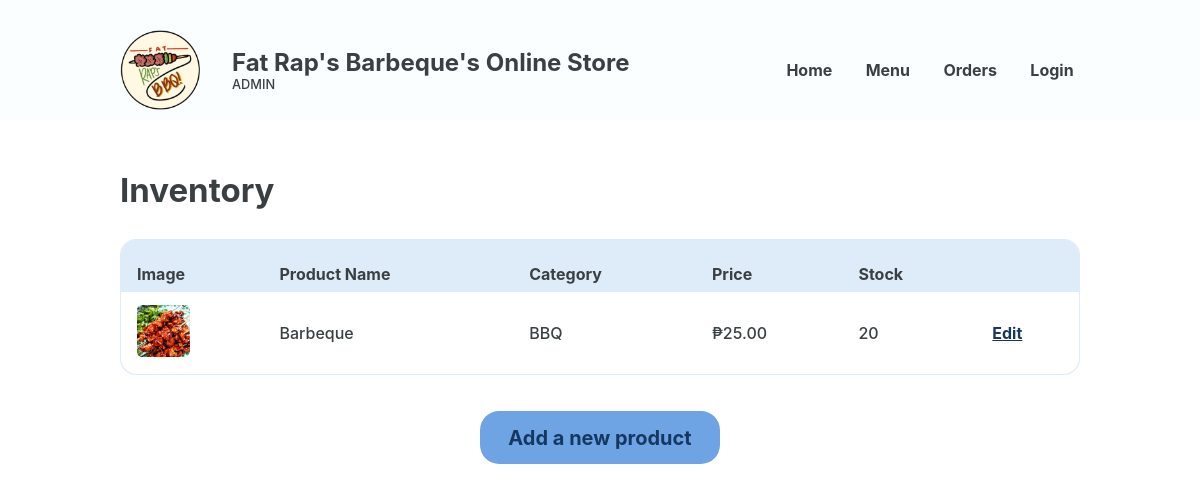
Page /Website/admin-inventory.php on the earlier database version.
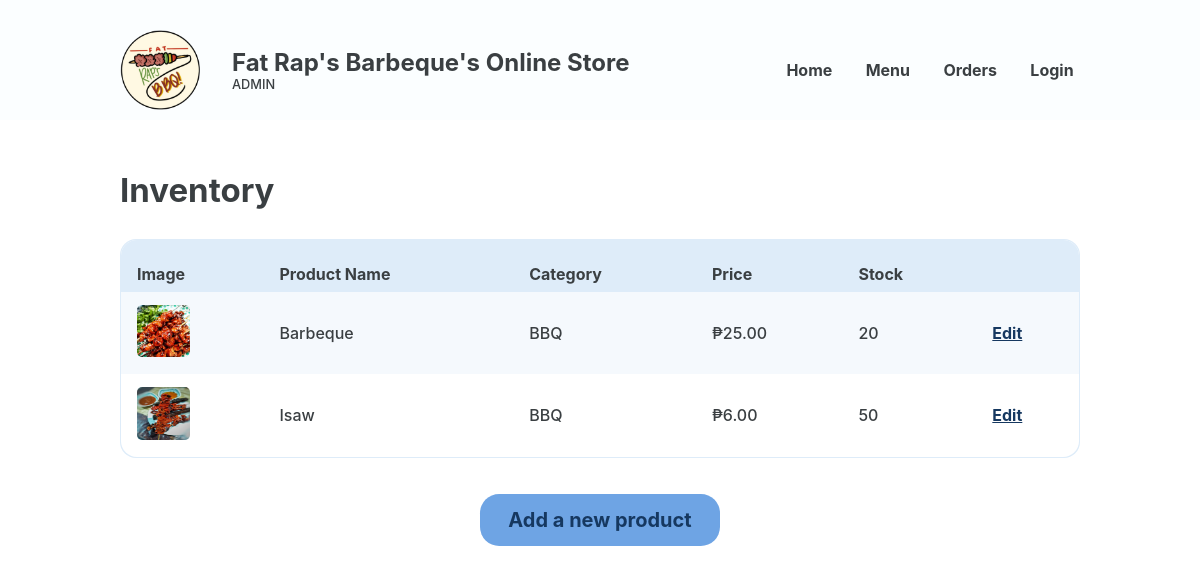
Same page on the later database version.
### tables this page shows
CREATE TABLE `food` (
  `FOOD_ID` int(18) UNSIGNED NOT NULL,
  `CTGY_ID` int(18) NOT NULL,
  `FOOD_NAME` varchar(20) NOT NULL,
  `FOOD_PRICE` decimal(10,2) NOT NULL,
  `FOOD_DESC` varchar(50) NOT NULL,
  `FOOD_IMG` varchar(255) NOT NULL,
  `FOOD_STOCK` int(20) NOT NULL,
  `FOOD_ACTIVE` varchar(10) NOT NULL
);

CREATE TABLE `category` (
  `CTGY_ID` int(18) UNSIGNED NOT NULL,
  `CTGY_NAME` varchar(20) NOT NULL,
  `CTGY_ACTIVE` varchar(10) NOT NULL
);

### Website/admin-inventory.php (the view, shortened to what this page needs)
<?php
@include 'constants.php';
?>
<!DOCTYPE html>
<html lang="en">
<head>
    <link rel="stylesheet" href="header-styles.css">
    <link rel="stylesheet" href="admin-styles.css">
    <link href='https://unpkg.com/boxicons@2.1.4/css/boxicons.min.css' rel='stylesheet'>
</head>
<body>
    <header class="backend">
        <div class="header-container">
            <div class="website-title">
                <img id="logo" src="images/client-logo.png">
                <div class="text">
                    <h1>Fat Rap's Barbeque's Online Store</h1>
                    <p>ADMIN</p>
                </div>
            </div>
            <nav>
                <ul>
                    <li><a href="<?php echo SITEURL; ?>admin-home.php">Home</a></li>
                    <li><a href="<?php echo SITEURL; ?>admin-edit-menu.php">Menu</a></li>
                    <li><a href="<?php echo SITEURL; ?>admin-new-orders.php">Orders</a></li>
                    <?php
                    if (isset($_SESSION['prsn_id'])) {
                    ?>
                        <li><a href="<?php echo SITEURL; ?>logout.php">Logout</a>
                        <li>
                        <?php
                    } else {
                        ?>
                        <li><a href="<?php echo SITEURL; ?>login-page.php">Login</a></li>
                    <?php
                    }
                    ?>
                </ul>
            </nav>
        </div>
    </header>
    <main>
        <section class="section">
            <div class="section-heading row">
                <h2>Inventory</h2>
            </div>
            <section class="section-body">
                <section class="main-section column">
                    <div class="table-wrapper">
                        <table class="alternating">
                            <tr>
                                <th class="header">Image</th>
                                <th class="header">Product Name</th>
                                <th class="header">Category</th>
                                <th class="header">Price</th>
                                <th class="header">Stock</th>
                                <th class="header"></th>
                            </tr>
                            <?php
                            $sql = "SELECT *
                                    FROM food
                                    JOIN category ON food.ctgy_id = category.ctgy_id";
                            $res = mysqli_query($conn, $sql);
                            $count = mysqli_num_rows($res);
                            if ($count > 0) {
                                while ($row = mysqli_fetch_assoc($res)) {
                                    $FOOD_ID = $row['FOOD_ID'];
                                    $FOOD_NAME = $row['FOOD_NAME'];
                                    $FOOD_PRICE = $row['FOOD_PRICE'];
                                    $FOOD_IMG = $row['FOOD_IMG'];
                                    $FOOD_STOCK = $row['FOOD_STOCK'];
                                    $CTGY_NAME = $row['CTGY_NAME'];
                            ?>
                                    <tr>
                                        <td data-cell="Image">
                                            <img src="<?php echo SITEURL; ?>images/<?php echo $FOOD_IMG; ?>" alt="">
                                        </td>
                                        <td data-cell="Product Name"><?php echo $FOOD_NAME ?></td>
                                        <td data-cell="Category"><?php echo $CTGY_NAME ?></td>
                                        <td data-cell="Price">₱<?php echo $FOOD_PRICE ?></td>
                                        <td data-cell="Stock">
                                            <span class="">
                                                <p><?php echo $FOOD_STOCK ?></p>
                                            </span>
                                        </td>
                                        <td data-cell="Action"><a href="<?php echo SITEURL; ?>admin-edit-menu.php?FOOD_ID=<?php echo $FOOD_ID ?>" class="edit">Edit</a></td>
                                    </tr>
                                <?php
                                }
                            }
                            ?>
                        </table>
                    </div>
                    <a href="<?php echo SITEURL ;?>admin-add-product.php" class="page-btn"><button class="big-btn">Add a new product</button></a>
                </section>
            </section>
        </section>
    </main>
</body>
</html>

### Website/header-styles.css (style rules this page uses)
*, *::before, *::after { margin: 0; padding: 0; box-sizing: border-box; font-family: inherit; }
:root { --bg:#F2FFE1; --primary:#F5D636; --text:#3A001E; --text2: #FA3F1F; --input-bg:#F7F3DC; --eye-icon:#CEC699; --block: #4ADE5D; --block-p:#277B32; --block-h1: #0F4C17; --form-bg: #FFFDEF; --header-text: #3A001E; }
body { font-family: 'Inter', sans-serif; }
header { width: 100%; display: flex; justify-content: center; align-items: center; position: fixed; top: 0; z-index: 100; color: var(--header-text); padding-top: 30px; padding-bottom: 10px; background-color: var(--bg); }
header.backend { color: #3A3F42; background-color: #FBFEFF; }
.header-container, .footer-container { width: 80%; display: flex; justify-content: space-between; align-items: center; }
.website-title { display: flex; align-items: center; }
header img { width: 80px; position: relative; }
header .text { margin-left: 2rem; }
header h1 { white-space: nowrap; font-size: 1.5rem; }
header .text p { font-size: 0.8rem; }
nav { width: 50%; max-width: 300px; height: 50px; }
nav > ul { display: flex; justify-content: space-between; flex-wrap: wrap; align-items: center; padding-inline-start: 0; margin-block: 0; height: 100%; }
nav > ul > li { color: var(--text); margin: 0 0.2rem; padding: 0.2rem; display: block; font-weight: bold; }
li > a { color: inherit; text-decoration: none; }

### Website/admin-styles.css (style rules this page uses)
*, *::before, *::after { margin: 0; padding: 0; box-sizing: border-box; font-family: inherit; }
:root { --bg:#EDE9D0; --primary:#F5D636; --active-primary:#EDCB1C; --input-bg:#F7F3DC; --form-bg: #FFFDEF; --available:#A8D991; --available-text:#304D23; --fully-booked:#C13B24; --fully-booked-text:var(--text); --closed:#3B3B3B; --closed-text:#A9A9A9; --product-info-bg: #C13B24; --light-text: #FEFBEA; --text:#3A3F42; --light-blue: #DEECF9; --darker-row: #deecf94f; --sidemenu-blue: #6EA4E4; --sidemenu-blue-hover: #5790D5; --sidemenu-blue-text: #163860; --db-highlight-blue: #93CBFF; --gray: #878F94; --accept-green: #78D35A; --reject-red: #DA523B; }
html { color: var(--text); }
body { font-family: 'Inter', sans-serif; font-weight: 500; min-height: 100vh; color: #3A3F42; }
main { padding-top: 130px; height: 100vh; }
.section { width: 80%; margin: auto; margin-top: 2.5rem; margin-bottom: 7rem; display: flex; flex-direction: column; justify-content: space-between; }
.section-heading { display: flex; flex-direction: column; gap: 0.5rem; margin-bottom: 1.8rem; }
.row { flex-direction: row; align-items: center; }
.section-heading h2 { font-size: 2.0625rem; }
.section-body { display: flex; gap: 4.5rem; }
.main-section { width: 100%; }
.column { display: flex; flex-direction: column; }
.table-wrapper { background-color: var(--light-blue); border-radius: 1rem; padding: 1px; height: max-content; }
table { background: white; border-radius: 1rem; border-collapse: collapse; width: 100%; }
table .edit { color: var(--sidemenu-blue-text); font-weight: bold; }
table th.header, .app-det-tbl table td.header { padding: 1.5rem 1rem 0.5rem 1rem ; background: var(--light-blue); }
table th.header:first-of-type { border-top-left-radius: 1rem; }
table th.header:last-of-type { border-top-right-radius: 1rem; }
td,th { text-align: left; }
td { padding: 0.8rem; padding-left: 1rem; }
.alternating tr:nth-last-of-type(2n) { background: var(--darker-row); }
table img { width: 3.3rem; height: 3.3rem; border-radius: 5px; }
button { display: inline-block; border: none; outline: none; padding: 0; cursor: pointer; }
.side-menu .inventory-box, .view, .big-btn { display: block; background-color: var(--sidemenu-blue); padding: 0.9rem 1.1rem; margin-top: 0.6rem; font-size: 1rem; color: var(--sidemenu-blue-text); }
.big-btn { border-radius: 1.2rem; width: 25%; margin: 0 auto; font-weight: bold; font-size: 1.25rem; margin-top: 2.25rem; }
a.page-btn { text-decoration: none; }

Differences in the rows shown:
added food: FOOD_IMG (picture), FOOD_NAME "Isaw", CTGY_ID.CTGY_NAME "BBQ", FOOD_PRICE "6.00", FOOD_STOCK "50"
